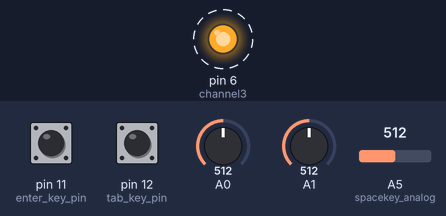
Simulated run of this sketch. Board: Arduino Uno, built with avr-gcc and run on an emulated ATmega328P. On the bench: output pins drawn as LEDs (lit = HIGH). Wiring (inferred from the names in the program): 2×4 keypad with keys 1 2 3 4 5 6 7 8 (labels assumed): rows pin 4, pin 5; columns pin 7, pin 8, pin 9, pin 10. Dashed ring = blinking. Inputs (shaded band) come from the test bench; at power-on: pin 11 (enter_key_pin) LOW, pin 12 (tab_key_pin) LOW, A0 = 512, A1 = 512, A5 (spacekey_analog) = 512. Pins used as bus, display or sensor lines are not drawn.

Above: at 0.3 s.
Timing chart, 0 to 3.0 s (numbered marks = the images above):
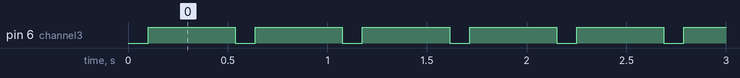

Measured:
- by itself, pin 6 (channel3): alternates HIGH for 0.44 s and LOW for 0.10 s

The sketch:

combo.ino
```cpp
// (licence header left out)
#include<SoftwareSerial.h>
SoftwareSerial b(3,2);

/* defination of input pins in the keyboard buttons*/
#define channel1 4
#define channel2 5
#define channel3 6

// defination of input pins
#define in1 7
#define in2 8
#define in3 9
#define in4 10

// bit mask value
#define up_key     0x52
#define left_key   0x50
#define right_key  0x4F
#define down_key   0x51
#define space_key  0x2C
#define tab_key    0x2B
#define enter_key  0x28
#define w_key      0x1A
#define a_key      0x04
#define s_key      0x16
#define d_key      0x07
#define q_key      0x14
#define e_key      0x08
#define z_key      0x1D
#define x_key      0x1B


// defination of modifiers
#define shift_key  0x20
#define ctr_key    0x01

// pins for enter and tab key
#define enter_key_pin 11
#define tab_key_pin 12


// defination of input analog pins
#define updown_analog A3
#define lefright_analog A4
#define spacekey_analog A5

#define xmouse_analog A0
#define ymouse_analog A1
#define lclk_analog A2     //left click of the mouse button


uint8_t modifier_Key;
uint8_t  left_rightchannel =0, hat_middlechannel=0, modifiers =0;
uint8_t prev_left_rightchannel, prev_hat_middlechannel, prev_modifiers;

volatile uint8_t  activeKeys[6] ={0};
// these are the bool values for keyboard
bool up,left,down,right,w,a,s,d,q,e,z,x,tab,enter,shift,ctr,space;
// bool values for mouse
bool lclk, rclk;
int mousex, mousey;

#define ar(a) analogRead(a)


void setup()
{
   // keypad matrix row pin
pinMode(channel1,OUTPUT);
pinMode(channel2,OUTPUT);
pinMode(channel3,OUTPUT);
// keypad matrix column pins
pinMode(in1,INPUT);
pinMode(in2,INPUT);
pinMode(in3,INPUT);
pinMode(in4,INPUT);

// now we make the assignment of previous values to the current values
prev_left_rightchannel = left_rightchannel;
prev_hat_middlechannel = hat_middlechannel;
prev_modifiers = modifiers;

b.begin(9600);
}
void loop()
{
    mousex = ar(xmouse_analog);
    mousey = ar(ymouse_analog);


digitalWrite(channel1,1);digitalWrite(channel2,0);digitalWrite(channel3,0);
delay(50);
w = digitalRead(in1); a= digitalRead(in2); s = digitalRead(in3); d = digitalRead(in4);
// switch to the next row

digitalWrite(channel1,0);digitalWrite(channel2,1);digitalWrite(channel3,0);
delay(50);
q = digitalRead(in1); e = digitalRead(in2); z = digitalRead(in3); x = digitalRead(in4);
// switch to the third row

digitalWrite(channel1,1);digitalWrite(channel2,0);digitalWrite(channel3,1);
delay(50);
shift = digitalRead(in1); ctr = digitalRead(in2); lclk = digitalRead(in3); rclk = digitalRead(in4);

// read the enter and shift key
enter= digitalRead(enter_key_pin);
tab = digitalRead(tab_key_pin);

// read the space key
if((analogRead(spacekey_analog)>800))space =1;
else space =0;

// now we got our values from the keys its time to send them through bluetooth
//first send the mouse directions

if((mousex<300)) //left
{
     mousesend(0,-30,0,0);
}
if(mousex >700) // right
{

    mousesend(0,30, 0,0);

}
if(mousey > 700)// down
{
    mousesend(0,0,30,0);

}
if(mousey<300)// up
{

    mousesend(0,0,-30,0);
}
// send the moouse clicks
if(((lclk ==1) || (ar(lclk_analog)>800))){
    mouseclear();
    mousesend(1,0,0,0);
    delay(100);
    mouseclear();

}
if(rclk ==1){
    mouseclear();
    mousesend(2,0,0,0);
    delay(100);
    mouseclear();
}

    // the left_right channel and the hat_middle channel are used to keep track of change in key pressed
left_rightchannel = ( w<<7 | a<< 6 | s <<5 | d << 4 | q<< 3 | e << 2 | z << 1 | x);
hat_middlechannel = ( up<< 7 | left << 6 | right << 5 | down << 4 | tab<< 3 | enter <<2 | space<<1 | 0 );
modifiers = ( shift <<1 | ctr );
// now its time to check whether the keys are been modified or not

if((left_rightchannel !=  prev_left_rightchannel) ||  (hat_middlechannel  != prev_hat_middlechannel )
|| (modifiers != prev_modifiers ) )
{
left_rightchannel =  prev_left_rightchannel;
hat_middlechannel  = prev_hat_middlechannel;
updateActiveKeys();

}


}


// this is the main functions of this program because it builds  the activeKeys[i] arrays and then send it through sendbuttons()

void updateActiveKeys()
{
    if(modifiers != prev_modifiers){
      if(shift) modifier_Key =0x20;
      else if(ctr) modifier_Key = 0x01;
    else modifier_Key = 0x00;

    }
// now we have to releases the key which are being machanically released by sending a value 0 to that particular key index in the array
for(uint8_t i =0; i<6 ; i++){
// scanned for non zero values in the array
if(activeKeys[i]){
    uint8_t key = activeKeys[i];
    // if the keys are not being pressed , its spot in the HID report will replaced with
    // a release value of 0x00
    if(!getState(key)){
        activeKeys[i]=0x00;
    }
}
}
sendbuttons();

// now we have to check for a new key pressed and sent it to through the updatekey array but dont change the
// previous key that is active now
// now to scan the buttons for whic is pressed and which is not
//left_rightchannel
for(uint8_t i =0; i <= 7; i++){
    if (((left_rightchannel >>i) &1))
    {
        bool found =0;
        uint8_t firstemptyslot =10;
        uint8_t keyvalue =0;
        keyvalue  = getkey_forleft_right(i);
    for (uint8_t j = 0; j< 6; j++)
    {
        if( (activeKeys[j] == 0x00  && firstemptyslot > 5)){
            firstemptyslot = j;
        }
        else if (activeKeys[j] == keyvalue){
            found  =1;
            break;
        }
        }
        if((!found && firstemptyslot <6)){
            activeKeys[firstemptyslot] = keyvalue;
    }
}

}

// now its time to send the key value of hat_middlechannel
for(uint8_t i =1; i <=7; i++){
    if((hat_middlechannel >> i & 1)){
        uint8_t keyvalue = getKey_forhat_middle(i);
        bool found =0;
        uint8_t firstemptyslot =10;
        for(uint8_t j =0; j <6 ;j++)
        {
            if((activeKeys[j] ==0x00 & firstemptyslot > 5)){

                firstemptyslot = j;
            }
            else if (activeKeys[j] == keyvalue){
                found =1;
                break;
            }
        }
        if((!found && firstemptyslot <6)){
            activeKeys[firstemptyslot] = keyvalue;
        }
    }
}
    sendbuttons();
}


bool getState(uint8_t value )
{
    bool x =0;
// scan here for the state by HID codes
    switch (value)
    {
    case up_key:
    if((hat_middlechannel>>7 & 1))x=1;
    break;

    case left_key:
    if((hat_middlechannel >>6 & 1)) x=1;
    break;

    case right_key:
    if((hat_middlechannel >> 5 &1))x=1;
    break;

    case down_key:
    if((hat_middlechannel >>4 & 1))x =1;
    break;

    case tab_key:
    if((hat_middlechannel >>3 & 1))x =1;
    break;

   case enter_key:
   if((hat_middlechannel >>2 &1))x=1;
   break;

   case space_key:
   if((hat_middlechannel >>1 & 1)) x=1;
   break;

   // now to get state for the left_rightchannel
   case w_key:
   if((left_rightchannel >> 7 &1)) x=1;
   break;

   case a_key:
   if((left_rightchannel >> 6 &1)) x=1;
   break;

   case s_key:
   if((left_rightchannel >> 5 &1)) x=1;
   break;

   case d_key:
   if((left_rightchannel >> 4 & 1))x =1;
   break;

   case q_key:
   if((left_rightchannel >> 3 & 1))x=1;
   break;

   case e_key:
   if((left_rightchannel >>2 & 1))x=1;
   break;

   case z_key:
   if((left_rightchannel >>1 & 1)) x=1;
   break;

   case x_key:
   if((left_rightchannel & 1)) x=1;
   break;

   default:
   x=0;


    }
   return x;

}

uint8_t getKey_forhat_middle(uint8_t VALUE_ofi)
{
    uint8_t mask;
    switch (VALUE_ofi) {
case 7:
mask = up_key;
break;
case 6 :
mask = left_key;
break;
case 5 :
mask = right_key;
break;
case 4 :
mask = down_key;
break;
case 3:
mask = tab_key;
break;
case 2:
mask = enter_key;
break;
case 1:
mask = space_key;
break;
    }
    return mask;
}

uint8_t getkey_forleft_right(uint8_t value_ofi){
uint8_t mask =0;
switch(value_ofi){

case 7:
mask = w_key;
break;
case  6:
mask = a_key;
break;
case 5 :
mask = s_key;
break;
case 4 :
mask = d_key;
break;
case 3 :
mask = q_key;
break;
case 2:
mask = e_key;
break;
case 1 :
mask = z_key;
break;
case 0:
mask = x_key;
break;
}
return mask;
}

// function for the getportfor key value to make sure that it is actually a known key press

// function to send the activeKeys[i] buffer to the connected device
void sendbuttons()
{
  uint8_t value = 0x00;

  b.write((uint8_t)0xFD);
  b.write((uint8_t)0x09);
  b.write((uint8_t)0x01);
  b.write(modifier_Key);
  b.write(value);
  for(uint8_t i =0 ; i<6; i++){
    b .write(activeKeys[i]);
}
}
void mouseclear(){
  uint8_t value = 0x00;

  b.write((uint8_t)0xFD);
  b.write((uint8_t)0x05);
  b.write((uint8_t)0x02);
  b.write(value);
  b.write(value);
  b.write(value);
  b.write(value);

  delay(20);
}
void mousesend(uint8_t button, uint8_t x, uint8_t y ,uint8_t wheel){

  b.write((uint8_t)0xFD);
  b.write((uint8_t)0x05);
  b.write((uint8_t)
  0x02);
  b.write(button);//buttons
  b.write(x);//(x)
  b.write(y);//(y)
  b.write(wheel);//(wheel)

  delay(20);
}
```
